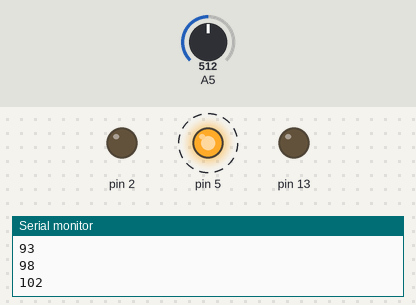
The sketch below on a simulated Arduino Uno, built with avr-gcc and run on an emulated ATmega328P. Parts: output pins drawn as LEDs (lit = HIGH), the last lines printed to the serial monitor. Dashed ring = blinking. Inputs (shaded band) come from the test bench; at power-on: A5 = 512.

Above: at 1.2 s.
1.3 s: A5 set to 170
At 2.6 s:
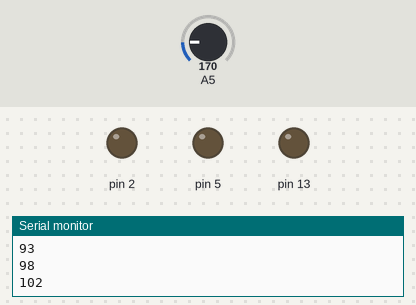
2.8 s: A5 set to 198
At 3.1 s:
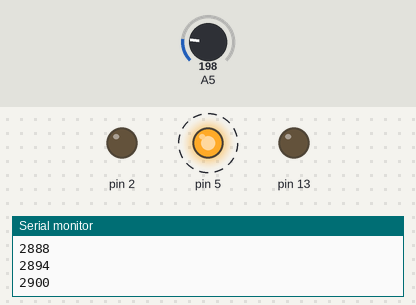
Timing chart, 0 to 11.8 s (numbered marks = the images above; inputs shaded):
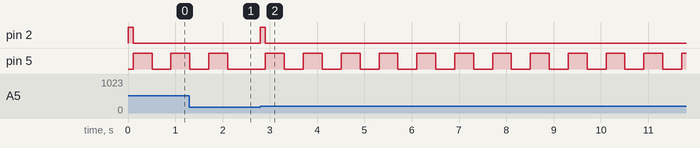

The sketch:

thermo.ino
```cpp
int i = 0;
void setup()
{ Serial.begin(9600);
  pinMode(13, OUTPUT);
  pinMode(2,OUTPUT);
  pinMode(5,OUTPUT);
}

void loop()
{ int a = analogRead(A5);
  unsigned long StartTime = millis();
  digitalWrite(2,LOW);
  while(a > 180){
  digitalWrite(2,HIGH);
  a = analogRead(A5);
  //Serial.println(a);
  unsigned long EndTime = millis();
  //delayMicroseconds(1);
  Serial.println(EndTime);
  if(EndTime - StartTime > 100)
  { digitalWrite(2,LOW);
    while(a > 180){
    a = analogRead(A5);
    digitalWrite(5,HIGH);
    delay(400);
    digitalWrite(5,LOW);
    delay(400);
   }
  }
  }}
```

Measured:
- the behaviour switches between 180 and 181 on A5 (found by bisection; images 1 and 2)
- after the input at 2.8 s, pin 2: LOW → HIGH at once, → LOW 0.11 s later; pin 5: alternates HIGH for 0.40 s and LOW for 0.40 s, starting after 0.11 s
